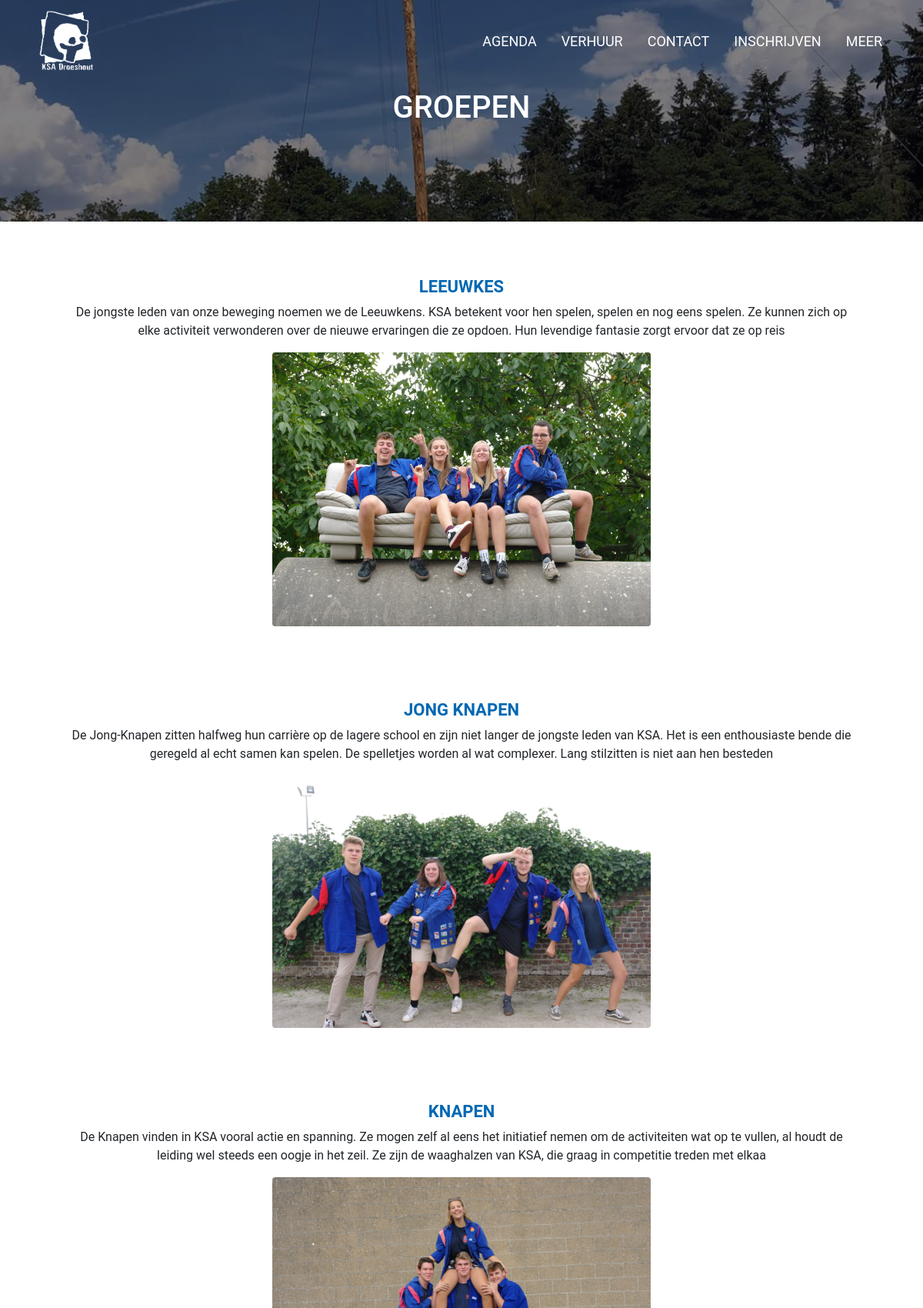
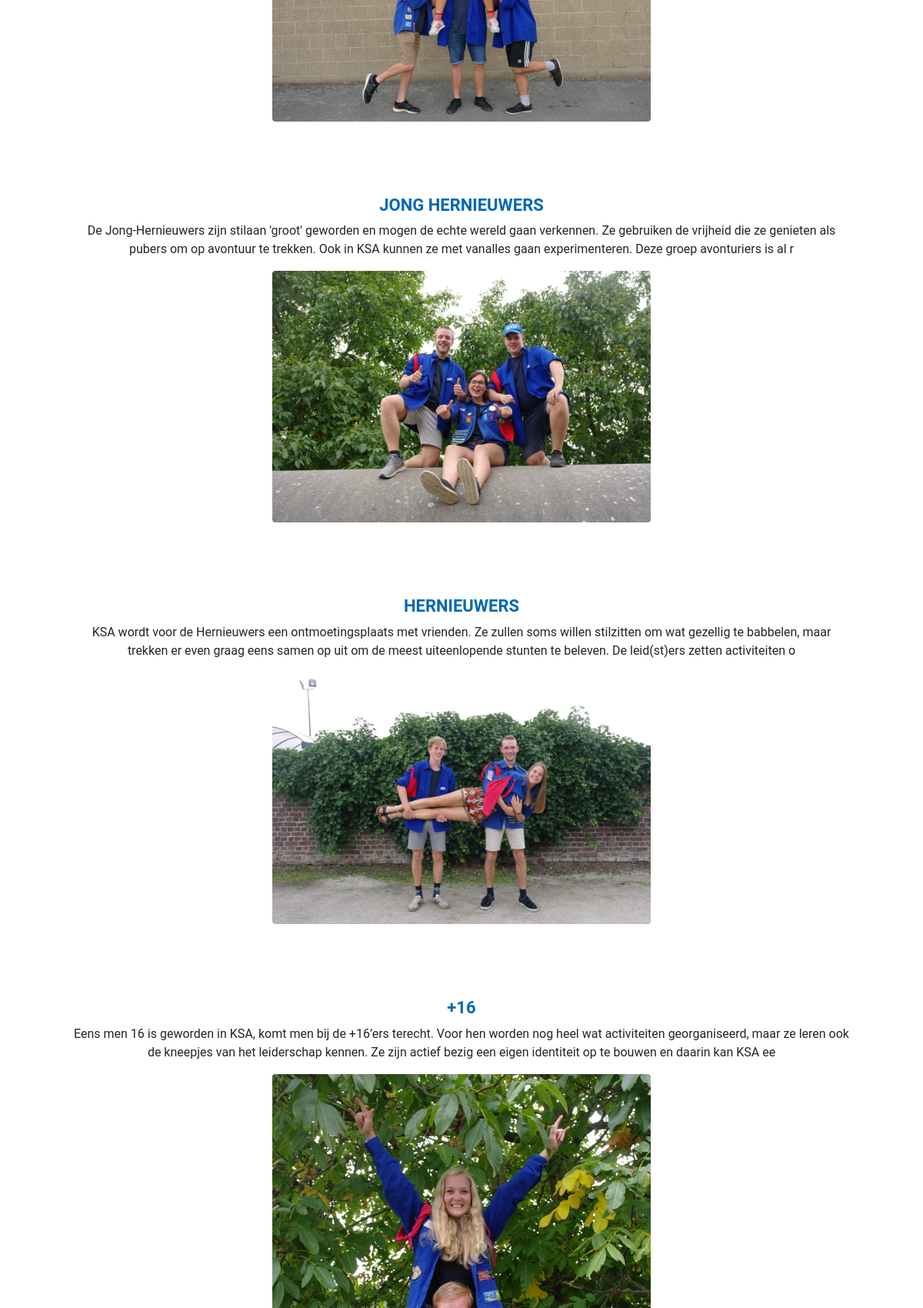
The page /groepen/ (upper part) on the database its author committed (2 pictures, top to bottom).
### inschrijven/models.py (models this page shows, shortened)
class Groep(models.Model):
    groepen = (('Leeuwkes', 'Leeuwkes'), ('Jong Knapen', 'Jong Knapen'), ('Knapen', 'Knapen'),
               ('Jong Hernieuwers', 'Jong Hernieuwers'), ('Hernieuwers', 'Hernieuwers'), ('+16', '+16'),
               ('Leiding', 'Leiding'))
    naam = models.CharField(max_length=20, choices=groepen)
    beschrijving = models.TextField(max_length=750)
    groepfoto = models.ImageField(upload_to='images/groep')

### inschrijven/views.py (the view)
# urls.py: path('groepen/',inschrijven_views.GroepenView.as_view(),name='groepen'),
class GroepenView(generic.ListView):
    model = Groep
    template_name = 'groepen.html'
    context_object_name = 'groep_list'

### inschrijven/templates/groepen.html
{% extends "base.html" %}
{% block content %}
    <div class='banner'>
        <div class='container'>
            <div class='banner-content'>
                <h1>Groepen</h1>
            </div>
        </div>
    </div>
    <div class='home-info'>
        <div class='container'>
            {% for groep in groep_list %}
                <div class="row p-5">
                    <div class="col-lg-12">
                        <h3>{{ groep.naam }}</h3>
                    </div>
                    <div class="col-lg-12">
                        <p>{{ groep.beschrijving }}</p>
                    </div>
                    <div class="col-lg-12">
                        <div class="row">
                            <div class="col-lg-3"></div>
                            <div class="col-lg-6">
                                <img class="img-fluid rounded" src="{{ groep.groepfoto.url }}"/>
                            </div>
                            <div class="col-lg-3"></div>
                        </div>
                    </div>
                </div>
            {% endfor %}
        </div>
    </div>
{% endblock %}

### static/main.css (style rules this page uses)
body { font-family: roboto,sans-serif; box-sizing: border-box; }
.home-banner,.banner { height:85vh; background: linear-gradient(rgba(3, 1, 10, 0.5), rgba(3, 1, 10, 0.5)), url(images/banner.jpg) no-repeat scroll center center; background-size: cover; display: flex; }
.home-banner .container,.banner .container { width: 100%; align-self: center; }
.home-banner-content,.banner-content { color: #fff; text-align: center; }
.home-banner-content h1,.banner-content h1 { text-transform: uppercase; }
.banner { height:36vh; }
.home-info,.overons-info { background-color:#fff; padding: 2%; text-align: center; }
.home-info h3,.overons-info h3 { color:#0168b3; text-transform: uppercase; font-size: 22px; font-weight: 600; }

### rows shown on the page
Groep: naam "LEEUWKES", beschrijving "De jongste leden van onze beweging noemen we de Leeuwkens. KSA betekent voor hen spelen, spelen en nog eens spelen. Ze kunnen zich op elke activiteit verwonderen over de nieuwe ervaringen die ze opdoen. Hun levendige fantasie zorgt ervoor dat ze op reis", groepfoto (picture)
Groep: naam "JONG KNAPEN", beschrijving "De Jong-Knapen zitten halfweg hun carrière op de lagere school en zijn niet langer de jongste leden van KSA. Het is een enthousiaste bende die geregeld al echt samen kan spelen. De spelletjes worden al wat complexer. Lang stilzitten is niet aan hen besteden", groepfoto (picture)
Groep: naam "KNAPEN", beschrijving "De Knapen vinden in KSA vooral actie en spanning. Ze mogen zelf al eens het initiatief nemen om de activiteiten wat op te vullen, al houdt de leiding wel steeds een oogje in het zeil. Ze zijn de waaghalzen van KSA, die graag in competitie treden met elkaa", groepfoto (picture)
Groep: naam "JONG HERNIEUWERS", beschrijving "De Jong-Hernieuwers zijn stilaan 'groot' geworden en mogen de echte wereld gaan verkennen. Ze gebruiken de vrijheid die ze genieten als pubers om op avontuur te trekken. Ook in KSA kunnen ze met vanalles gaan experimenteren. Deze groep avonturiers is al r", groepfoto (picture)
Groep: naam "HERNIEUWERS", beschrijving "KSA wordt voor de Hernieuwers een ontmoetingsplaats met vrienden. Ze zullen soms willen stilzitten om wat gezellig te babbelen, maar trekken er even graag eens samen op uit om de meest uiteenlopende stunten te beleven. De leid(st)ers zetten activiteiten o", groepfoto (picture)
Groep: naam "+16", beschrijving "Eens men 16 is geworden in KSA, komt men bij de +16’ers terecht. Voor hen worden nog heel wat activiteiten georganiseerd, maar ze leren ook de kneepjes van het leiderschap kennen. Ze zijn actief bezig een eigen identiteit op te bouwen en daarin kan KSA ee", groepfoto (picture)
